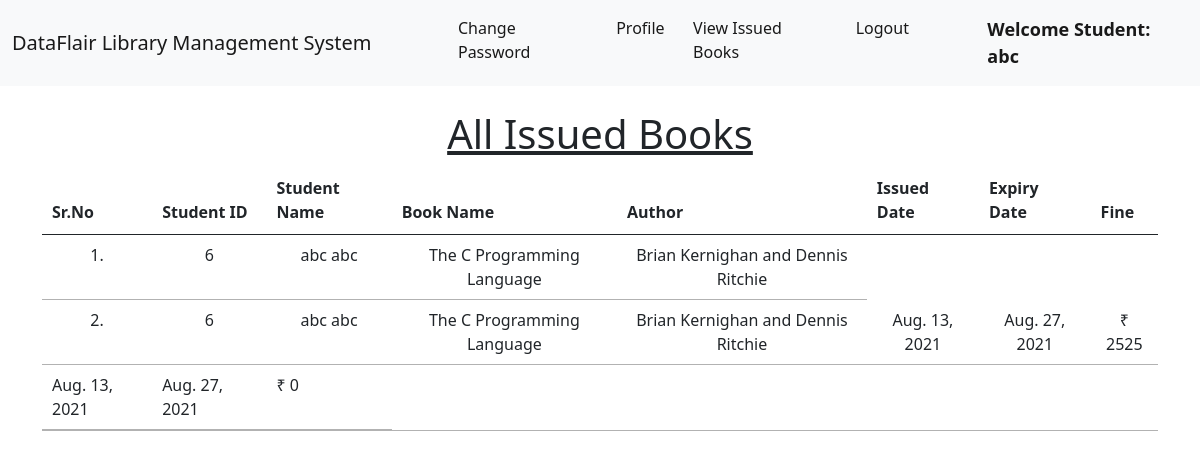
Page /student_issued_books/ (signed in) on the committed database.
### library/models.py (models this page shows, shortened)
class Book(models.Model):
    name = models.CharField(max_length=200)
    author = models.CharField(max_length=200)
    isbn = models.PositiveIntegerField()
    category = models.CharField(max_length=50)

class IssuedBook(models.Model):
    student_id = models.CharField(max_length=100, blank=True)
    isbn = models.CharField(max_length=13)
    issued_date = models.DateField(auto_now=True)
    expiry_date = models.DateField(default=expiry)

### library/views.py (the view)
# urls.py: path("student_issued_books/", views.student_issued_books, name="student_issued_books"),
@login_required(login_url = '/student_login')
def student_issued_books(request):
    student = Student.objects.filter(user_id=request.user.id)
    issuedBooks = IssuedBook.objects.filter(student_id=student[0].user_id)
    li1 = []
    li2 = []
    for i in issuedBooks:
        books = Book.objects.filter(isbn=i.isbn)
        for book in books:
            t=(request.user.id, request.user.get_full_name, book.name,book.author)
            li1.append(t)
        days=(date.today()-i.issued_date)
        d=days.days
        fine=0
        if d>26:
            day=d-25
            fine=day*5
        t=(issuedBooks[0].issued_date, issuedBooks[0].expiry_date, fine)
        li2.append(t)
    return render(request,'student_issued_books.html',{'li1':li1, 'li2':li2})

### library/templates/student_issued_books.html (shortened to what this page needs)
{% extends 'student_navbar.html' %}
{% load static %}
{% block body %}
<div class="container mt-4">
    <h1 class="text-center"><u>All Issued Books</u></h1>
    <table class="table table-hover" id="example">
        <thead>
            <tr class="text-center">
                <th>Sr.No</th>
                <th>Student ID</th>
                <th>Student Name</th>
                <th>Book Name</th>
                <th>Author</th>
                <th>Issued Date</th>
                <th>Expiry Date</th>
                <th>Fine</th>
            </tr>
        </thead>
        <tbody>
            {% for i in li1 %}
            <tr class="text-center">
                <td>{{forloop.counter}}.</td>
                <td>{{i.0}}</td>
                <td>{{i.1}}</td>
                <td>{{i.2}}</td>
                <td>{{i.3}}</td>
                {% endfor %}
                {% for i in li2 %}
                <td>{{i.0}}</td>
                <td>{{i.1}}</td>
                <td>₹ {{i.2}}</td>
            </tr>
            {% endfor %}
        </tbody>
    </table>
    </div>
{% endblock %}

### library/templates/student_navbar.html (shortened to what this page needs)
<!doctype html>
<html lang="en">
  <head>
    <link href="https://cdn.jsdelivr.net/npm/bootstrap@5.1.0/dist/css/bootstrap.min.css" rel="stylesheet">
    <link rel="stylesheet" href="https://cdn.datatables.net/1.10.25/css/jquery.dataTables.min.css">
    <link rel="stylesheet" href="https://cdn.datatables.net/buttons/1.7.1/css/buttons.dataTables.min.css">
  </head>
  <body>
    <nav class="navbar navbar-expand-lg navbar-light bg-light sticky-top">
        <div class="container-fluid">
          <a class="navbar-brand" href="#">DataFlair Library Management System</a>
          <div class="collapse navbar-collapse" id="navbarSupportedContent">
            <ul class="navbar-nav me-auto mb-2 mb-lg-0">
              <li class="nav-item">
                <a class="nav-link active" aria-current="page" href="/change_password/">Change Password</a>
              </li>
              <li class="nav-item">
                <a class="nav-link active" aria-current="page" href="/profile/">Profile</a>
              </li>
              <li class="nav-item">
                <a class="nav-link active" aria-current="page" href="/student_issued_books/">View Issued Books</a>
              </li>
              <li class="nav-item">
                <a class="nav-link active" aria-current="page" href="/logout/">Logout</a>
              </li>
              <li class="nav-item">
                <a style="font-weight:600; font-family:'Segoe UI', Tahoma, Geneva, Verdana, sans-serif; font-size: large;" class="nav-link active" href="#">Welcome Student: {{request.user}}</a>
              </li>
            </ul>
          </div>
        </div>
      </nav>
      {% block body %}
      {% endblock %}
  </body>
</html>

### rows in the picture
Book: name "The C Programming Language" "The C Programming Language", author "Brian Kernighan and Dennis Ritchie" "Brian Kernighan and Dennis Ritchie"
IssuedBook: issued_date "Aug. 13, 2021" "Aug. 13, 2021", expiry_date "Aug. 27, 2021" "Aug. 27, 2021"

### other values in the picture
{{ request.user }} "abc"
{{ i.0 }} "6" "6"
{{ i.1 }} "abc abc" "abc abc"
{{ i.2 }} "2525" "0"
